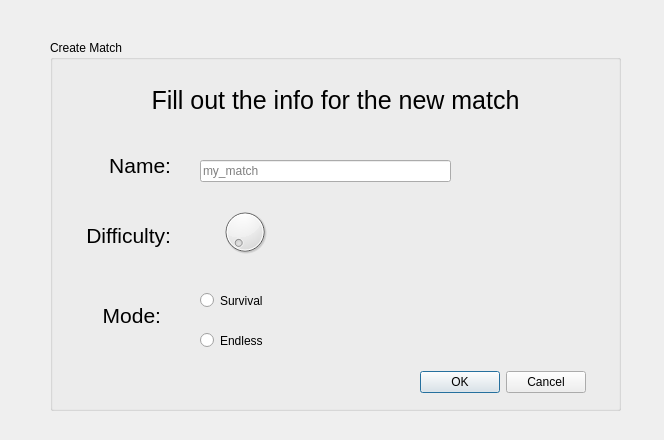
<?xml version="1.0" encoding="UTF-8"?>
<ui version="4.0">
 <class>Dialog</class>
 <widget class="QDialog" name="Dialog">
  <property name="geometry">
   <rect>
    <x>0</x>
    <y>0</y>
    <width>664</width>
    <height>440</height>
   </rect>
  </property>
  <property name="windowTitle">
   <string>Dialog</string>
  </property>
  <widget class="QGroupBox" name="groupBox">
   <property name="geometry">
    <rect>
     <x>50</x>
     <y>40</y>
     <width>571</width>
     <height>371</height>
    </rect>
   </property>
   <property name="title">
    <string>Create Match</string>
   </property>
   <widget class="QLabel" name="label">
    <property name="geometry">
     <rect>
      <x>50</x>
      <y>10</y>
      <width>471</width>
      <height>101</height>
     </rect>
    </property>
    <property name="font">
     <font>
      <pointsize>19</pointsize>
     </font>
    </property>
    <property name="text">
     <string>Fill out the info for the new match</string>
    </property>
    <property name="alignment">
     <set>Qt::AlignCenter</set>
    </property>
    <property name="wordWrap">
     <bool>true</bool>
    </property>
   </widget>
   <widget class="QLabel" name="label_2">
    <property name="geometry">
     <rect>
      <x>50</x>
      <y>110</y>
      <width>71</width>
      <height>31</height>
     </rect>
    </property>
    <property name="font">
     <font>
      <pointsize>16</pointsize>
     </font>
    </property>
    <property name="text">
     <string>Name:</string>
    </property>
    <property name="alignment">
     <set>Qt::AlignRight|Qt::AlignTrailing|Qt::AlignVCenter</set>
    </property>
   </widget>
   <widget class="QLabel" name="label_3">
    <property name="geometry">
     <rect>
      <x>10</x>
      <y>180</y>
      <width>111</width>
      <height>31</height>
     </rect>
    </property>
    <property name="font">
     <font>
      <pointsize>16</pointsize>
     </font>
    </property>
    <property name="text">
     <string>Difficulty:</string>
    </property>
    <property name="alignment">
     <set>Qt::AlignRight|Qt::AlignTrailing|Qt::AlignVCenter</set>
    </property>
   </widget>
   <widget class="QLabel" name="label_4">
    <property name="geometry">
     <rect>
      <x>40</x>
      <y>260</y>
      <width>71</width>
      <height>31</height>
     </rect>
    </property>
    <property name="font">
     <font>
      <pointsize>16</pointsize>
     </font>
    </property>
    <property name="text">
     <string>Mode:</string>
    </property>
    <property name="alignment">
     <set>Qt::AlignRight|Qt::AlignTrailing|Qt::AlignVCenter</set>
    </property>
   </widget>
   <widget class="QLineEdit" name="lineEdit">
    <property name="geometry">
     <rect>
      <x>150</x>
      <y>120</y>
      <width>251</width>
      <height>22</height>
     </rect>
    </property>
    <property name="alignment">
     <set>Qt::AlignLeading|Qt::AlignLeft|Qt::AlignVCenter</set>
    </property>
    <property name="placeholderText">
     <string>my_match</string>
    </property>
   </widget>
   <widget class="QDial" name="dial">
    <property name="geometry">
     <rect>
      <x>170</x>
      <y>160</y>
      <width>50</width>
      <height>64</height>
     </rect>
    </property>
    <property name="maximum">
     <number>3</number>
    </property>
   </widget>
   <widget class="QRadioButton" name="radioButton">
    <property name="geometry">
     <rect>
      <x>150</x>
      <y>250</y>
      <width>100</width>
      <height>21</height>
     </rect>
    </property>
    <property name="text">
     <string>Survival</string>
    </property>
   </widget>
   <widget class="QRadioButton" name="radioButton_2">
    <property name="geometry">
     <rect>
      <x>150</x>
      <y>290</y>
      <width>100</width>
      <height>21</height>
     </rect>
    </property>
    <property name="text">
     <string>Endless</string>
    </property>
   </widget>
   <widget class="QDialogButtonBox" name="buttonBox">
    <property name="geometry">
     <rect>
      <x>370</x>
      <y>330</y>
      <width>166</width>
      <height>24</height>
     </rect>
    </property>
    <property name="standardButtons">
     <set>QDialogButtonBox::Cancel|QDialogButtonBox::Ok</set>
    </property>
   </widget>
  </widget>
 </widget>
 <resources/>
 <connections/>
</ui>
